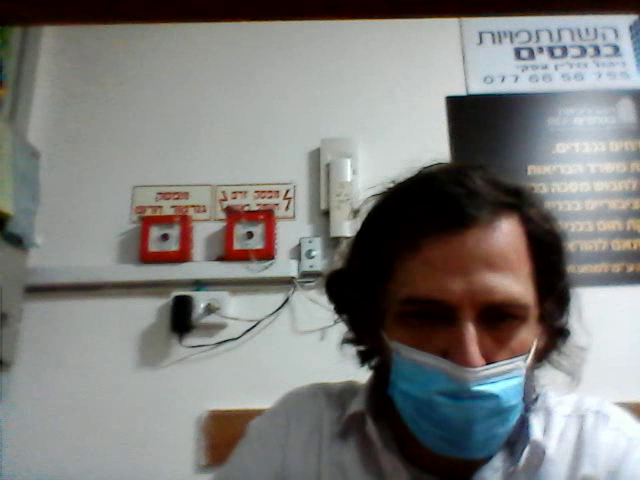
#> input picture frame 29 of output.avi, 640 x 480 px, given in place of the camera
$ python moving_object.py   (older library calls are emulated)
#> lines starting #> are read from the running program, lines starting #| are printed output that depends on the picture; after the words box and inside, x2 and y2 are one past the last pixel; in counts of white or black regions, pixels touching at a corner belong together
import numpy as np
import cv2
import os
import copy
from time import sleep
from matplotlib import pyplot as plt
from skimage import morphology, measure, segmentation, io

# recording images
pri_frame = np.zeros(( 480,640,1), np.uint8)
cap = cv2.VideoCapture(0)

fourcc = cv2.VideoWriter_fourcc(*'XVID')
movie_filename = 'output.avi'
out = cv2.VideoWriter(movie_filename, fourcc, 24.0, (480,640))

while(cap.isOpened()):
    ret, frame_rgb = cap.read()
#> frame_rgb is the input picture: shape (480, 640, 3); mean B, G, R 124.4, 126.5, 126.6
    if ret==True:

        # convert two images to gray scale
        frame = cv2.cvtColor(frame_rgb, cv2.COLOR_RGB2GRAY)
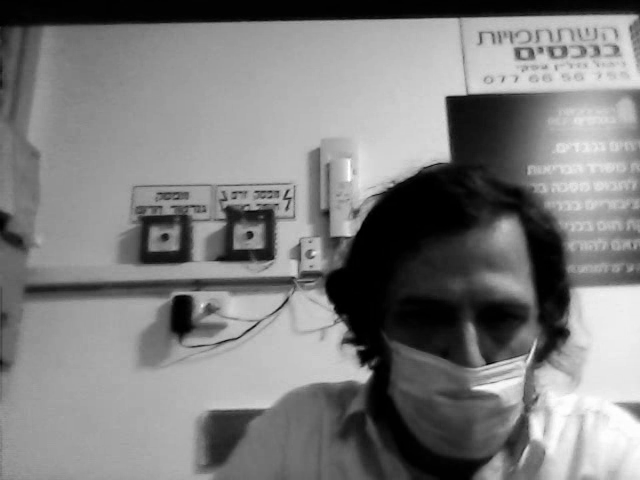
#> frame: shape (480, 640); min 0, max 255, mean 125.9

        # remove nuice from to image
        gausian_blurr = cv2.GaussianBlur(frame,(3,3),0)

        # subtract one image from another
        sub = cv2.absdiff(gausian_blurr, pri_frame )

        # convert the product image to binary image
        (thresh, blackAndWhiteImage) = cv2.threshold(sub, 30, 255, cv2.THRESH_BINARY)
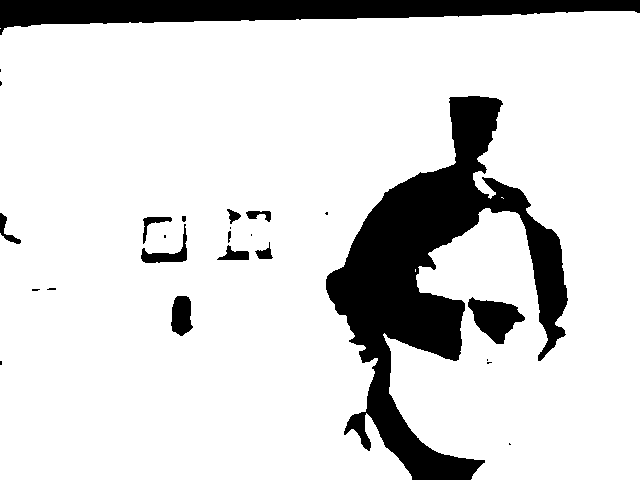
#> blackAndWhiteImage: shape (480, 640); 84.9% white; 25 black regions (12 under 20 px), largest, box (x1, y1, x2, y2) and area: (326, 96, 568, 480) 30435, (0, 0, 640, 35) 12038, (468, 297, 525, 344) 1498

        # make all pixels < threshold black
        #binarized = 1.0 * (blackAndWhiteImage > thresh)
        # save the last frame
        pri_frame = gausian_blurr

        # [31 lines of commented-out code are left out]
        cv2.imshow('blackandwhite',blackAndWhiteImage)


        cv2.imshow( 'frame', frame_rgb )


#        out.write(frame)
#
        if cv2.waitKey(1) & 0xFF == ord('q'):
#> (key q is pressed here)
            break
    else:
        break
cap.release()
out.release()

cv2.destroyAllWindows()


# [39 lines of commented-out code are left out]

$ run again, starting later in the video
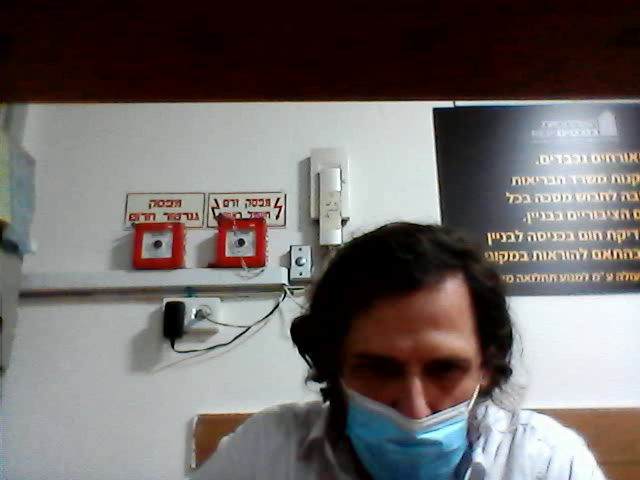
#> input picture frame 133 of output.avi, 640 x 480 px, given in place of the camera
#> frame_rgb is the input picture: shape (480, 640, 3); mean B, G, R 106.6, 107.8, 113.2
#> `frame = cv2.cvtColor(frame_rgb, cv2.COLOR_RGB2GRAY)`:
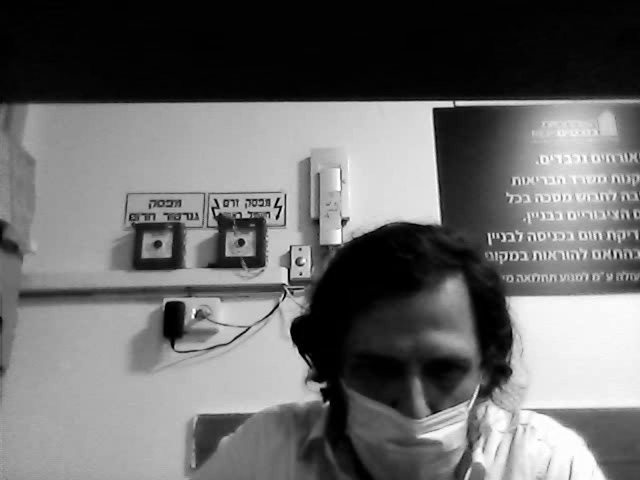
#> frame: shape (480, 640); min 0, max 255, mean 108.1
#> `(thresh, blackAndWhiteImage) = cv2.threshold(sub, 30, 255, cv2.THRESH_..`:
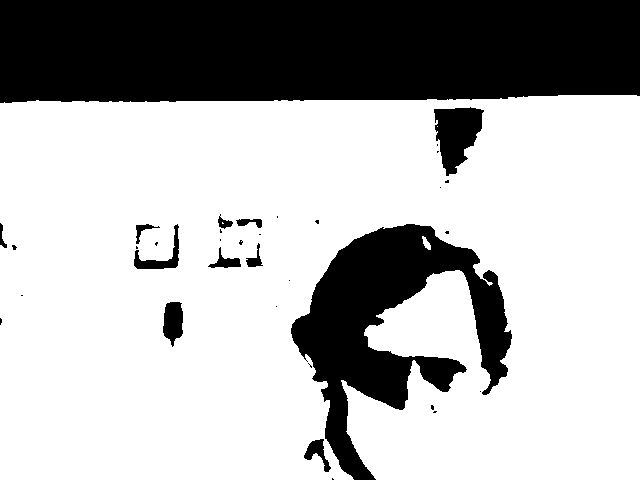
#> blackAndWhiteImage: shape (480, 640); 70.4% white; 35 black regions (23 under 20 px), largest, box (x1, y1, x2, y2) and area: (0, 0, 640, 103) 63741, (291, 224, 512, 480) 22377, (434, 107, 484, 176) 2183

$ run again, starting later in the video
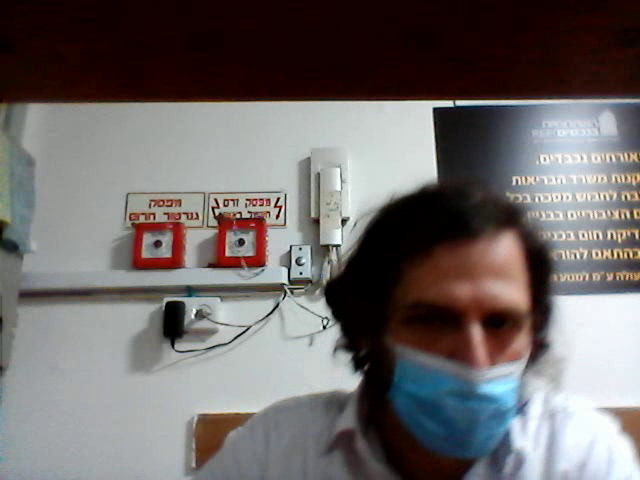
#> input picture frame 236 of output.avi, 640 x 480 px, given in place of the camera
#> frame_rgb is the input picture: shape (480, 640, 3); mean B, G, R 105.8, 106.3, 111.2
#> `frame = cv2.cvtColor(frame_rgb, cv2.COLOR_RGB2GRAY)`:
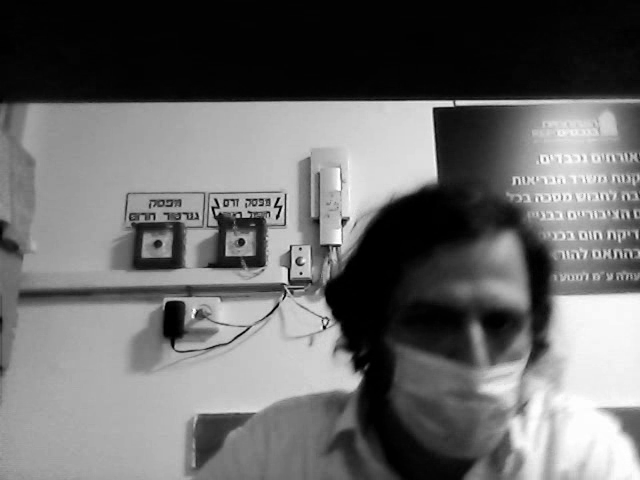
#> frame: shape (480, 640); min 0, max 255, mean 106.7
#> `(thresh, blackAndWhiteImage) = cv2.threshold(sub, 30, 255, cv2.THRESH_..`:
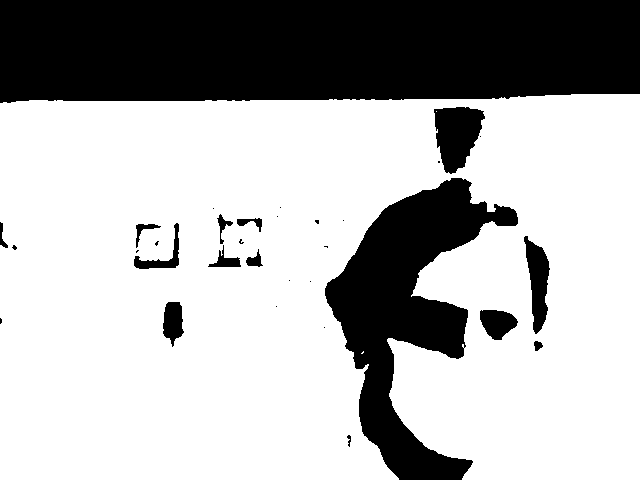
#> blackAndWhiteImage: shape (480, 640); 69.6% white; 32 black regions (17 under 20 px), largest, box (x1, y1, x2, y2) and area: (0, 0, 640, 103) 63403, (325, 178, 518, 480) 22973, (434, 107, 485, 174) 2327
